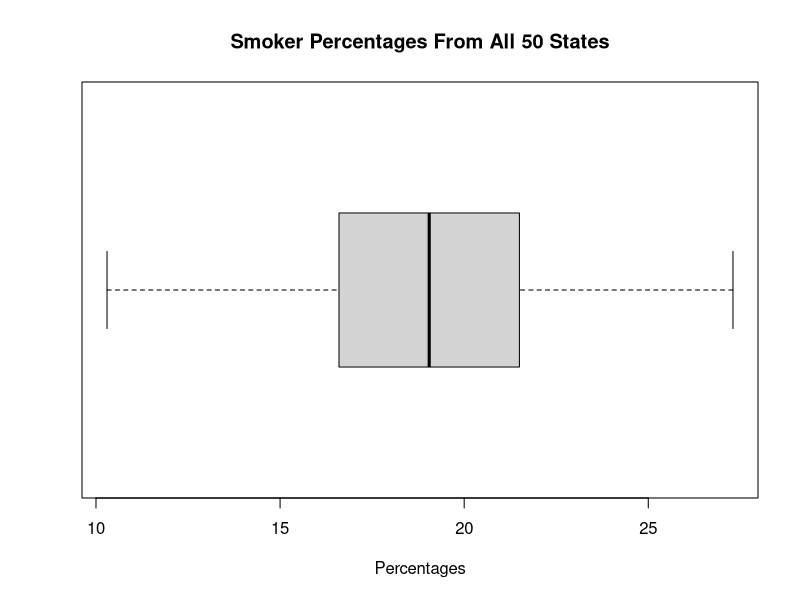
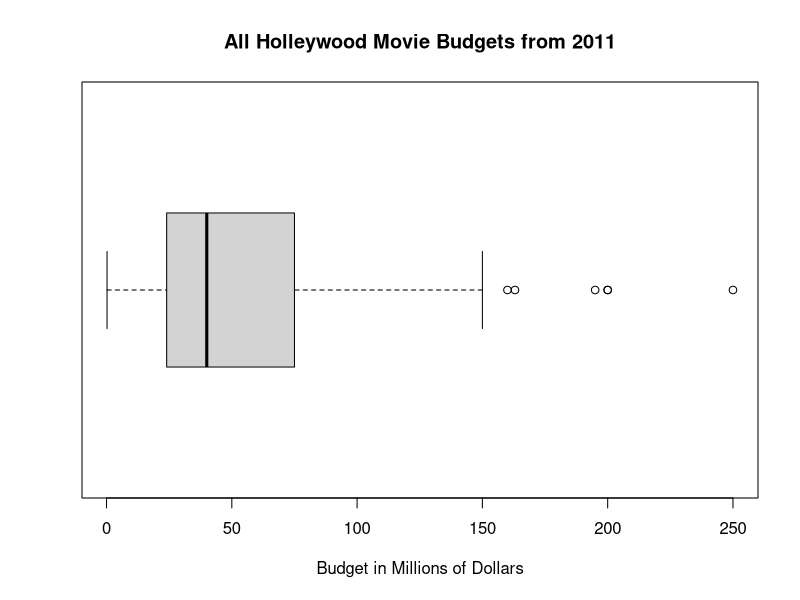
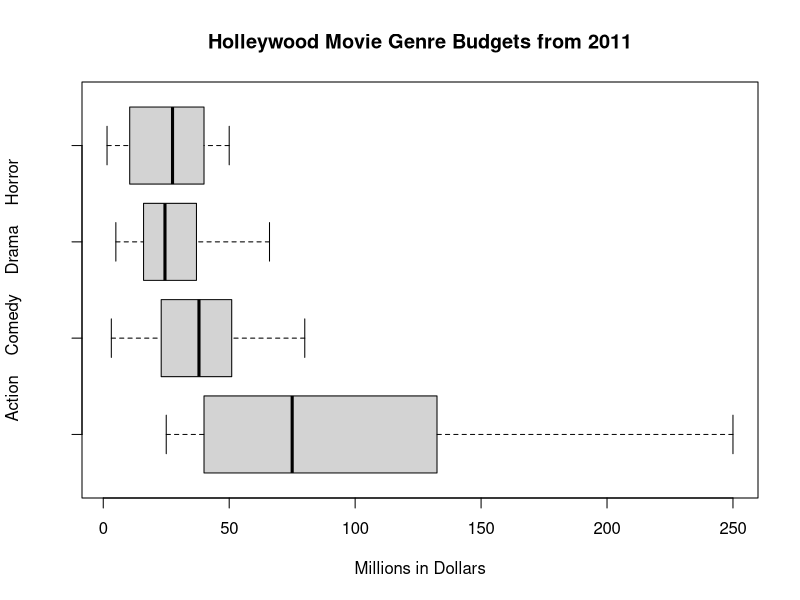

Source code (R) for these figures, in order:
# Author: Omer Basar
# Lab Partner: Peter Agudelo
# Date: 2/19/20
# Lab 3

# Question 1:
smoker_data = c(21.5, 22.6 ,16.3, 25.9, 12.5, 17.7, 15.5, 19.6, 16.8, 18.8, 
            13.3, 17.2, 18, 21.9, 19.5, 20, 26.5, 23.5, 20.2, 16.4, 
            16.6, 21.4, 18, 24.8, 22.1, 19, 18.5, 19.4, 16.2, 15.7, 
            19.1, 16.6, 20.3, 21.2, 23.4, 23.7, 17.3, 21, 17.4, 22, 
            19.6, 24.3, 15.9, 10.3, 16.6, 19, 16.1, 27.3, 18.7, 20.6)
boxplot(smoker_data, horizontal = TRUE, main = paste("Smoker Percentages From All 50 States"), 
        xlab = "Percentages")
# Part A:
# The boxplot tells us that the distribution is symmetrical because as indicated
# by the plot, the median inside the box is not skewed towards any side which also
# tells us that the mean and median are pretty close to each other.
# Part B:
smoker_summary = summary(smoker_data)
# Calling smoker_summary in the console will give the five number summary
# as well as the mean.
# Five number summary below just in case.
# Minimum = 10.30
# Quartile One = 16.65
# Median = 19.05
# Quartile Three = 21.48
# Maximum = 27.30

# Question 2:
# Note:
# The worksheet mentions there being 136 Holleywood movies, however the data set
# provided to us gives us 141 Holleywood movies in 2011, so I'm just clarifying that with you.
movie_data = c(28, 8, 20, 19, 35, 30, 0.2, 5, 40, 150, 57, 20, 70, 17, 3.2, 32.5,
               140, 200, 10, 40, 90, 60, 163, 50, 21, 37, 25, 50, 15, 45, 20, 5,
               40, 125, 40, 24, 35, 30, 36, 200, 36, 30, 135, 125, 63, 35, 150, 60,
               75, 40, 1.5, 35, 79, 45, 80, 70, 150, 30, 27, 30, 3.5, 150, 17, 145,
               50, 20, 55, 10, 56, 25, 15, 5, 5, 40, 250, 60, 130, 135, 110, 42, 4,
               90, 93, 30, 40, 40, 6.5, 25, 125, 35, 18, 32, 27, 82, 50, 25, 5, 50.2,
               130, 16, 21, 41, 52, 15, 25, 20, 20, 70, 25, 90, 120, 80, 25, 12.5, 13,
               40, 40, 45, 37, 16, 45, 25, 110, 38, 75, 32, 150, 21, 75, 195, 110, 30,
               66, 25, 38, 50, 20, 30, 160, 49.9, 80)
boxplot(movie_data, horizontal = TRUE, main = paste("All Holleywood Movie Budgets from 2011"), 
        xlab = "Budget in Millions of Dollars")
# The distribution is skewed right, most of the data is concentrated
# on the left side. The mean would be greater than the median. There are
# also some outliers.
# Pirates of the Caribbean:On Stranger Tides was the largest outlier.
# The budget for Harry Potter and the Deathly Hallows Part 2 was
# 125 million dollars. No it is not an outlier.

# Question 3:
action_data = c(35, 70, 140, 40, 90, 163, 45, 125, 200, 30,
                75, 70, 30, 145, 250, 60, 110, 93, 30, 40, 125,
                27, 82, 25, 120, 40, 75, 150, 195, 25, 160)
comedy_data = c(28, 8, 40, 20, 3.2, 32.5, 10, 21, 36, 35, 79,
                45, 55, 25, 5, 40, 25, 41, 52, 70, 80, 45, 25, 75,
                50, 20, 49.9, 80)
drama_data = c(20, 19, 30, 37, 5, 40, 24, 35, 30, 50, 10, 6.5,
               18, 5, 16, 21, 15, 25, 20, 25, 13, 40, 45, 32, 66, 38)
horror_data = c(5, 25, 50, 20, 40, 30, 1.5, 5, 42, 4, 40, 25, 50,
                37, 16, 38)
boxplot(action_data, comedy_data, drama_data, horror_data, horizontal = TRUE,
        main = paste("Holleywood Movie Genre Budgets from 2011"),
        xlab = "Millions in Dollars", ylab = "Action    Comedy    Drama    Horror" )
#Action movies appear to have the largest budget while dramas seem to
#have the smallest budgets based on their medians.
#Action has the largest spread while horror has the smallest spread.
#Yes, there does seem to be an association bewteen genre and movie budget,
#because action and comedy tend to have more viewers which is why the budget
#is higher. Drama and horror are less popular genres so that is maybe as
#to why their budgets are lower.
